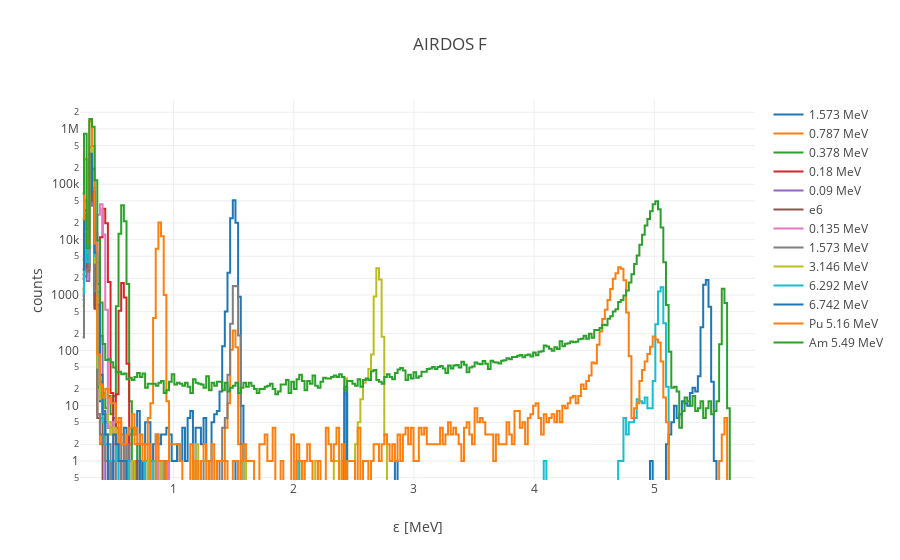

Here is the notebook cell this chart was saved with:
### Code cell
import plotly
import plotly.plotly as py
import plotly.graph_objs as go
plotly.offline.init_notebook_mode(connected=True)


# Solving following system of linear equations
# 237a + b = 6.12
# 215a + b = 5.49
tl = 0.5
#l = np.array([[41, 1],[62,1]])
#r = np.array([1.02, 1.41])
#l = np.array([[41, 1],[215,1]])
#r = np.array([1, 5.3])
l = np.array([[61, 1],[132,1]])
r = np.array([1.57, 3.14])

coef = np.linalg.solve(l,r)
print coef[0], coef[1]


#coef[0] = 0.0290279426
#coef[1] = -0.0922780601


e = pd.DataFrame()
e['1'] = ener1
e['2'] = ener2
e['3'] = ener3
e['4'] = ener4
e['5'] = ener5
e['6'] = ener6
e['7'] = ener7
e['8'] = ener8
e['9'] = ener9
e['10'] = ener10
e['11'] = ener11
e['12'] = ener12
e['13'] = ener13
e['index'] = ener1.index
e['x'] = (e['index']) * coef[0] + coef[1]

data = [
    go.Scatter(
        x=e['x'],
        y=e['1'],
        name=enerT(70),
        yaxis='y',
        line=dict(
        shape='hvh'
        )
    ),    
    go.Scatter(
        x=e['x'],
        y=e['2'],
        name=enerT(35),
        yaxis='y',
        line=dict(
        shape='hvh'
        )
    ),    
    go.Scatter(
        x=e['x'],
        y=e['3'],
        name=enerT(16.8),
        yaxis='y',
        line=dict(
        shape='hvh'
        )
    ),    
    go.Scatter(
        x=e['x'],
        y=e['4'],
        name=enerT(8),
        yaxis='y',
        line=dict(
        shape='hvh'
        )
    ),    
   go.Scatter(
        x=e['x'],
        y=e['5'],
        name=enerT(4),
        yaxis='y',
        line=dict(
        shape='hvh'
        )
    ),    
    go.Scatter(
        x=e['x'],
        y=e['6'],
        name='e6',
        yaxis='y',
        line=dict(
        shape='hvh'
        )
    ),    
     go.Scatter(
        x=e['x'],
        y=e['7'],
        name=enerT(6),
        yaxis='y',
        line=dict(
        shape='hvh'
        )
    ),    
    go.Scatter(
        x=e['x'],
        y=e['8'],
        name=enerT(70),
        yaxis='y',
        line=dict(
        shape='hvh'
        )
    ),    
    go.Scatter(
        x=e['x'],
        y=e['9'],
        name=enerT(140),
        yaxis='y',
        line=dict(
        shape='hvh'
        )
    ),    
    go.Scatter(
        x=e['x'],
        y=e['10'],
        name=enerT(280),
        yaxis='y',
        line=dict(
        shape='hvh'
        )
    ),    
    go.Scatter(
        x=e['x'],
        y=e['11'],
        name=enerT(300),
        yaxis='y',
        line=dict(
        shape='hvh'
        )
    ),    
    go.Scatter(
        x=e['x'],
        y=e['12'],
        name='Pu 5.16 MeV',
        yaxis='y',
        line=dict(
        shape='hvh'
        )
    ),    
    go.Scatter(
        x=e['x'],
        y=e['13'],
        name='Am 5.49 MeV',
        yaxis='y',
        line=dict(
        shape='hvh'
        )
    ),    
    ]
        
layout = go.Layout(
    title='AIRDOS F',
    yaxis=dict(
        title='counts',
        type='log',
        #range = [0,40000]
    ),
    xaxis=dict(
        title='ε [MeV]',
    ),
)

fig = go.Figure(data=data, layout=layout)
plotly.offline.iplot(fig, filename='ble')

### Figure 1 — Plotly figure (JSON) as saved in the notebook; plotly's stock layout.template omitted (floating-point values rounded to 4 significant figures; data arrays with more than 128 entries replaced by an {"elided": "..."} marker saying what was removed)
{"data": [{"line": {"shape": "hvh"}, "name": "1.573 MeV", "type": "scatter", "uid": "2c83ab20-b616-11e8-bb17-b05216a54f0f", "x": {"elided": "255 float values"}, "y": {"elided": "255 int values"}, "yaxis": "y"}, {"line": {"shape": "hvh"}, "name": "0.787 MeV", "type": "scatter", "uid": "2c83ab21-b616-11e8-bb17-b05216a54f0f", "x": {"elided": "255 float values"}, "y": {"elided": "255 int values"}, "yaxis": "y"}, {"line": {"shape": "hvh"}, "name": "0.378 MeV", "type": "scatter", "uid": "2c83ab22-b616-11e8-bb17-b05216a54f0f", "x": {"elided": "255 float values"}, "y": {"elided": "255 int values"}, "yaxis": "y"}, {"line": {"shape": "hvh"}, "name": "0.18 MeV", "type": "scatter", "uid": "2c83ab23-b616-11e8-bb17-b05216a54f0f", "x": {"elided": "255 float values"}, "y": {"elided": "255 int values"}, "yaxis": "y"}, {"line": {"shape": "hvh"}, "name": "0.09 MeV", "type": "scatter", "uid": "2c83ab24-b616-11e8-bb17-b05216a54f0f", "x": {"elided": "255 float values"}, "y": {"elided": "255 int values"}, "yaxis": "y"}, {"line": {"shape": "hvh"}, "name": "e6", "type": "scatter", "uid": "2c83ab25-b616-11e8-bb17-b05216a54f0f", "x": {"elided": "255 float values"}, "y": {"elided": "255 int values"}, "yaxis": "y"}, {"line": {"shape": "hvh"}, "name": "0.135 MeV", "type": "scatter", "uid": "2c83ab26-b616-11e8-bb17-b05216a54f0f", "x": {"elided": "255 float values"}, "y": {"elided": "255 int values"}, "yaxis": "y"}, {"line": {"shape": "hvh"}, "name": "1.573 MeV", "type": "scatter", "uid": "2c83ab27-b616-11e8-bb17-b05216a54f0f", "x": {"elided": "255 float values"}, "y": {"elided": "255 int values"}, "yaxis": "y"}, {"line": {"shape": "hvh"}, "name": "3.146 MeV", "type": "scatter", "uid": "2c83ab28-b616-11e8-bb17-b05216a54f0f", "x": {"elided": "255 float values"}, "y": {"elided": "255 int values"}, "yaxis": "y"}, {"line": {"shape": "hvh"}, "name": "6.292 MeV", "type": "scatter", "uid": "2c83ab29-b616-11e8-bb17-b05216a54f0f", "x": {"elided": "255 float values"}, "y": {"elided": "255 int values"}, "yaxis": "y"}, {"line": {"shape": "hvh"}, "name": "6.742 MeV", "type": "scatter", "uid": "2c83ab2a-b616-11e8-bb17-b05216a54f0f", "x": {"elided": "255 float values"}, "y": {"elided": "255 int values"}, "yaxis": "y"}, {"line": {"shape": "hvh"}, "name": "Pu 5.16 MeV", "type": "scatter", "uid": "2c83ab2b-b616-11e8-bb17-b05216a54f0f", "x": {"elided": "255 float values"}, "y": {"elided": "255 int values"}, "yaxis": "y"}, {"line": {"shape": "hvh"}, "name": "Am 5.49 MeV", "type": "scatter", "uid": "2c83ab2c-b616-11e8-bb17-b05216a54f0f", "x": {"elided": "255 float values"}, "y": {"elided": "255 int values"}, "yaxis": "y"}], "layout": {"autosize": true, "title": {"text": "AIRDOS F"}, "xaxis": {"autorange": true, "range": [0.2211, 5.838], "title": {"text": "ε [MeV]"}, "type": "linear"}, "yaxis": {"autorange": true, "range": [-0.3433, 6.523], "title": {"text": "counts"}, "type": "log"}}}
